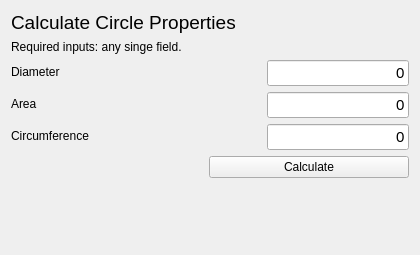
      <widget class="QWidget" name="tabCircles">
       <attribute name="title">
        <string>Circles</string>
       </attribute>
       <layout class="QVBoxLayout" name="verticalLayout_3">
        <item>
         <widget class="QLabel" name="labelCircleTitle">
          <property name="font">
           <font>
            <pointsize>14</pointsize>
            <underline>false</underline>
           </font>
          </property>
          <property name="styleSheet">
           <string notr="true">qproperty-alignment: AlignCenter;</string>
          </property>
          <property name="text">
           <string>Calculate Circle Properties</string>
          </property>
         </widget>
        </item>
        <item>
         <widget class="QLabel" name="labelInputCircle">
          <property name="font">
           <font>
            <pointsize>9</pointsize>
           </font>
          </property>
          <property name="text">
           <string>Required inputs: any singe field.</string>
          </property>
         </widget>
        </item>
        <item>
         <layout class="QFormLayout" name="formLayout_2">
          <property name="fieldGrowthPolicy">
           <enum>QFormLayout::AllNonFixedFieldsGrow</enum>
          </property>
          <property name="labelAlignment">
           <set>Qt::AlignLeading|Qt::AlignLeft|Qt::AlignVCenter</set>
          </property>
          <item row="0" column="0">
           <widget class="QLabel" name="labelDiameter">
            <property name="minimumSize">
             <size>
              <width>250</width>
              <height>0</height>
             </size>
            </property>
            <property name="text">
             <string>Diameter</string>
            </property>
           </widget>
          </item>
          <item row="0" column="1">
           <widget class="QLineEdit" name="txtCLS_Diamter">
            <property name="font">
             <font>
              <pointsize>11</pointsize>
             </font>
            </property>
            <property name="text">
             <string>0</string>
            </property>
            <property name="alignment">
             <set>Qt::AlignRight|Qt::AlignTrailing|Qt::AlignVCenter</set>
            </property>
           </widget>
          </item>
          <item row="1" column="0">
           <widget class="QLabel" name="labelArea">
            <property name="layoutDirection">
             <enum>Qt::LeftToRight</enum>
            </property>
            <property name="text">
             <string>Area</string>
            </property>
           </widget>
          </item>
          <item row="1" column="1">
           <widget class="QLineEdit" name="txtCLS_Area">
            <property name="font">
             <font>
              <pointsize>11</pointsize>
             </font>
            </property>
            <property name="text">
             <string>0</string>
            </property>
            <property name="alignment">
             <set>Qt::AlignRight|Qt::AlignTrailing|Qt::AlignVCenter</set>
            </property>
           </widget>
          </item>
          <item row="2" column="0">
           <widget class="QLabel" name="labelCircumference">
            <property name="text">
             <string>Circumference</string>
            </property>
           </widget>
          </item>
          <item row="2" column="1">
           <widget class="QLineEdit" name="txtCLS_Circumference">
            <property name="font">
             <font>
              <pointsize>11</pointsize>
             </font>
            </property>
            <property name="text">
             <string>0</string>
            </property>
            <property name="alignment">
             <set>Qt::AlignRight|Qt::AlignTrailing|Qt::AlignVCenter</set>
            </property>
           </widget>
          </item>
         </layout>
        </item>
        <item>
         <layout class="QHBoxLayout" name="horizontalLayout_11">
          <item>
           <spacer name="horizontalSpacer_13">
            <property name="orientation">
             <enum>Qt::Horizontal</enum>
            </property>
            <property name="sizeHint" stdset="0">
             <size>
              <width>40</width>
              <height>20</height>
             </size>
            </property>
           </spacer>
          </item>
          <item>
           <widget class="QPushButton" name="btnCircles">
            <property name="minimumSize">
             <size>
              <width>200</width>
              <height>0</height>
             </size>
            </property>
            <property name="maximumSize">
             <size>
              <width>200</width>
              <height>16777215</height>
             </size>
            </property>
            <property name="font">
             <font>
              <pointsize>9</pointsize>
             </font>
            </property>
            <property name="text">
             <string>Calculate</string>
            </property>
           </widget>
          </item>
         </layout>
        </item>
        <item>
         <layout class="QHBoxLayout" name="horizontalLayout_12">
          <item>
           <spacer name="horizontalSpacer_14">
            <property name="orientation">
             <enum>Qt::Horizontal</enum>
            </property>
            <property name="sizeHint" stdset="0">
             <size>
              <width>40</width>
              <height>20</height>
             </size>
            </property>
           </spacer>
          </item>
          <item>
           <widget class="QLabel" name="imageCircle">
            <property name="maximumSize">
             <size>
              <width>345</width>
              <height>124</height>
             </size>
            </property>
            <property name="text">
             <string/>
            </property>
            <property name="pixmap">
             <pixmap>images/image_circle.png</pixmap>
            </property>
            <property name="scaledContents">
             <bool>true</bool>
            </property>
           </widget>
          </item>
          <item>
           <spacer name="horizontalSpacer_15">
            <property name="orientation">
             <enum>Qt::Horizontal</enum>
            </property>
            <property name="sizeHint" stdset="0">
             <size>
              <width>40</width>
              <height>20</height>
             </size>
            </property>
           </spacer>
          </item>
         </layout>
        </item>
        <item>
         <spacer name="verticalSpacer">
          <property name="orientation">
           <enum>Qt::Vertical</enum>
          </property>
          <property name="sizeHint" stdset="0">
           <size>
            <width>20</width>
            <height>40</height>
           </size>
          </property>
         </spacer>
        </item>
       </layout>
      </widget>
